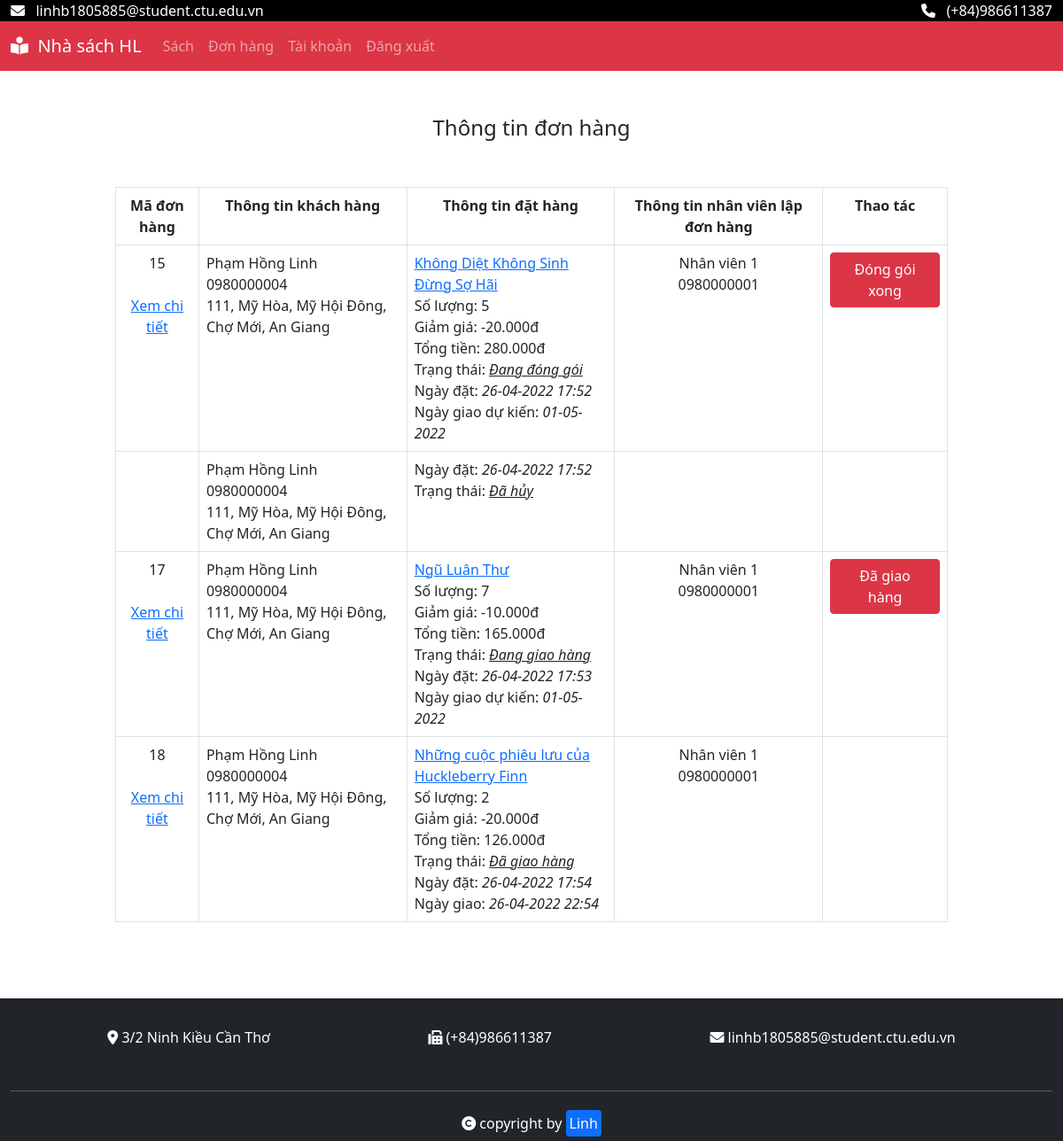
Screenshot of /ADMIN/donhang.php (signed in) with the database file from the repository.
### tables this page shows
CREATE TABLE `dathang` (
  `SoDonDH` int(11) NOT NULL,
  `MSKH` int(11) NOT NULL,
  `MSNV` int(11) DEFAULT NULL,
  `NgayDH` datetime NOT NULL,
  `NgayGH` datetime NOT NULL CHECK (`NgayGH` > `NgayDH`),
  `TrangThaiDH` varchar(30) NOT NULL
);

CREATE TABLE `chitietdathang` (
  `SoDonDH` int(11) NOT NULL,
  `MSHH` int(11) NOT NULL,
  `SoLuong` int(11) NOT NULL,
  `GiaDatHang` int(11) DEFAULT NULL,
  `GiamGia` int(2) DEFAULT NULL
);

CREATE TABLE `khachhang` (
  `MSKH` int(11) NOT NULL,
  `HoTenKH` varchar(50) NOT NULL,
  `Password` varchar(32) NOT NULL,
  `DiaChi` varchar(100) NOT NULL,
  `SoDienThoai` varchar(10) NOT NULL
);

CREATE TABLE `hanghoa` (
  `MSHH` int(11) NOT NULL,
  `TenHH` varchar(100) NOT NULL,
  `MoTaHH` text NOT NULL,
  `Gia` int(11) NOT NULL,
  `SoLuongHang` int(11) NOT NULL,
  `GhiChu` varchar(255) DEFAULT NULL
);

CREATE TABLE `nhanvien` (
  `MSNV` int(11) NOT NULL,
  `HoTenNV` varchar(50) NOT NULL,
  `Password` varchar(32) NOT NULL,
  `ChucVu` varchar(20) NOT NULL,
  `DiaChi` varchar(100) NOT NULL,
  `SoDienThoai` varchar(10) NOT NULL
);

### ADMIN/donhang.php (the view, shortened to what this page needs)
<?php
include("../TONGQUAN/config.php");
?>
<!DOCTYPE html>
<html lang="en">
<head>
    <link rel="stylesheet" href="../TONGQUAN/bootstrap/css/bootstrap.min.css">
    <link rel="stylesheet" href="../TONGQUAN/fontawesome/css/all.min.css">
    <link rel="stylesheet" href="main.css">
</head>
<body>
    <div class="root">
        <div class="container-fluid tophead text-white" style="background-color: black;">
            <p class="float-end">
                <i class="fa-solid fa-phone"></i>
                &nbsp;
                (+84)986611387
            </p>
            <p>
                <i class="fa-solid fa-envelope"></i>
                &nbsp;
                linhb1805885@student.ctu.edu.vn
            </p>
        </div>
        <nav class="navbar navbar-expand-sm navbar-dark bg-danger">
            <div class="container-fluid">
                <a class="navbar-brand" href=""><i class="fas fa-book-reader"></i>&nbsp;&nbsp;Nhà sách HL</a>
                <div class="collapse navbar-collapse" id="mynavbar">
                    <ul class="navbar-nav me-auto">
                        <li class="nav-item">
                            <a class="nav-link" href="quanlysach.php">
                                Sách</a>
                        </li>
                        <li class="nav-item">
                            <a class="nav-link" href="donhang.php">
                                Đơn hàng</a>
                        </li>
                        <?php
                            if(isset($_SESSION["MSNV"])){
                                echo
                                '
                                <li class="nav-item">
                                <a class="nav-link" href="taikhoan_nv.php">Tài khoản</a>
                                </li>
                                ';
                                echo
                                '
                                <li class="nav-item">
                                <a class="nav-link" href="dangxuat_nv.php">Đăng xuất</a>
                                </li>
                                ';
                            }
                        ?>
                    </ul>
                </div>
            </div>
        </nav>
        <div class="mx-auto" style="min-height: 80vh; width: 90%; padding:50px;">
            <h4 class="text-center">
                Thông tin đơn hàng
            </h4>
            <br>
            <div class="table-responsive" style="padding: 20px;">
                <table class="table table-bordered">
                    <tr class="text-center">
                        <th style="width:10%;">
                            Mã đơn hàng
                        </th>
                        <th style="width:25%;">
                            Thông tin khách hàng
                        </th>
                        <th style="width:25%;">
                            Thông tin đặt hàng
                        </th>
                        <th style="width:25%;">
                            Thông tin nhân viên lập đơn hàng
                        </th>
                        <th style="width:15%;">
                            Thao tác
                        </th>
                    </tr>
                    <?php
                        $sql = "select * from dathang join khachhang on dathang.MSKH = khachhang.MSKH
                        left join chitietdathang on dathang.SoDonDH = chitietdathang.SoDonDH
                        left join hanghoa on chitietdathang.MSHH = hanghoa.MSHH
                        left join hinhhh on hanghoa.MSHH = hinhhh.MSHH
                        ";
                        $thongtin = mysqli_fetch_all(mysqli_query($conn, $sql), MYSQLI_ASSOC);
                        if(count($thongtin)>0){
                            foreach($thongtin as $x){
                                echo '<tr>';
                                if($x["TrangThaiDH"]!="Đã hủy")
                                echo '<td class="text-center">'.$x["SoDonDH"].'<br><br><a href="chitiet_donhang.php?SoDonDH='.$x["SoDonDH"].'">Xem chi tiết</a></td>';
                                else{
                                    echo '<td class="text-center">'.$x["SoDonDH"];
                                }
                                echo
                                '
                                <td>
                                    '.$x["HoTenKH"].' <br>
                                    '.$x["SoDienThoai"].' <br>
                                    '.$x["DiaChi"].' <br>
                                </td>
                                ';
                                if($x["TrangThaiDH"]=="Đã hủy")
                                echo
                                '
                                <td>
                                    Ngày đặt: <i>'.date_format(date_create($x["NgayDH"]), "d-m-Y H:i").'</i><br>
                                    Trạng thái: <i><u>'.$x["TrangThaiDH"].'</u></i>
                                </td>
                                ';
                                else{
                                    echo
                                    '
                                    <td>
                                        <a href="../KHACHHANG/chitiet.php?mshh='.$x["MSHH"].'">'.$x["TenHH"].'</a><br>
                                        Số lượng: '.$x["SoLuong"].' <br>
                                        Giảm giá: -'.number_format($x["GiamGia"], 0, ',', '.')."đ".' <br>
                                        Tổng tiền: '.number_format($x["GiaDatHang"], 0, ',', '.')."đ".' <br>
                                        Trạng thái: <i><u>'.$x["TrangThaiDH"].'</u></i><br>
                                        Ngày đặt: <i>'.date_format(date_create($x["NgayDH"]), "d-m-Y H:i").'</i> <br>
                                    ';
                                    if($x["TrangThaiDH"]=="Đã giao hàng"){
                                        echo
                                        '
                                        Ngày giao: <i>'.date_format(date_create($x["NgayGH"]), "d-m-Y H:i").'</i>
                                        </td>
                                        ';
                                    }else{
                                        echo '
                                        Ngày giao dự kiến: <i>'.date_format(date_create($x["NgayGH"]), "d-m-Y").'</i>
                                        </td>';
                                    }
                                }
                                $msnv = $x["MSNV"];
                                $sql = "select * from nhanvien where MSNV='$msnv'";
                                $thongtinnv = mysqli_fetch_all(mysqli_query($conn, $sql), MYSQLI_ASSOC);
                                if(count($thongtinnv)>0) {
                                    $tennv = $thongtinnv[0]["HoTenNV"];
                                    $sdt = $thongtinnv[0]["SoDienThoai"];
                                }else{
                                    $tennv = $sdt = "";
                                }
                                echo
                                '
                                <td class="text-center">
                                    '.$tennv.' <br>
                                    '.$sdt.'
                                </td>
                                ';
                                if($x["TrangThaiDH"]=="Chờ xác nhận"){
                                    echo
                                    '
                                    <td class="text-center">
                                        <form action="xulydonhang.php?cn=xacnhan&id='.$x["SoDonDH"].'" method="post">
                                            <input required class="form-control" name="giamgia" placeholder="Nhập giảm giá" type="number">
                                            <br>
                                            <button style="width:90%" type="submit" class="btn btn-primary">Xác nhận ĐH</button>
                                            <br><br>
                                            <a style="width:90%" href="xulydonhang.php?cn=huy&id='.$x["SoDonDH"].'" class="btn btn-danger">Hủy đơn</a>
                                        </form>
                                    </td>
                                    ';
                                }else if($x["TrangThaiDH"]=="Đang đóng gói"){
                                    echo
                                    '
                                    <td class="text-center">
                                        <a class="btn btn-danger" href="xulydonhang.php?cn=danggiaohang&id='.$x["SoDonDH"].'">Đóng gói xong</a>
                                    </td>
                                    ';
                                }else if($x["TrangThaiDH"]=="Đang giao hàng"){
                                    echo
                                    '
                                    <td class="text-center">
                                        <a class="btn btn-danger" href="xulydonhang.php?cn=dagiaohang&id='.$x["SoDonDH"].'">Đã giao hàng</a>
                                    </td>
                                    ';
                                }else{
                                    echo '<td></td>';
                                }
                                echo '</tr>';
                            }
                        }
                    ?>
                </table>
            </div>
        </div>
        <div class="container-fluid footer bg-dark text-white m-0">
            <div class="row p-3">
                <div class="d-flex p-3 justify-content-around">
                    <div class="">
                        <i class="fas fa-map-marker-alt"></i>
                        3/2 Ninh Kiều Cần Thơ
                    </div>
                    <div class="">
                        <i class="fas fa-fax"></i>
                        (+84)986611387
                    </div>
                    <div class="">
                        <i class="fas fa-envelope"></i>
                        linhb1805885@student.ctu.edu.vn
                    </div>
                </div>
            </div>
            <hr>
            <div class="row text-center">
                <div class="py-2">
                    <i class="fas fa-copyright"></i>
                    copyright by <span class="badges bg-primary rounded p-1">Linh</span>
                </div>
            </div>
        </div>
    </div>
</body>
</html>

### ADMIN/main.css (style rules this page uses)
* { box-sizing: border-box; margin: 0; }
p { margin: 0; }

### rows the page displays
dathang: chitietdathang.SoDonDH "15", MSKH.HoTenKH "Phạm Hồng Linh", MSKH.SoDienThoai "0980000004", MSKH.DiaChi "111, Mỹ Hòa, Mỹ Hội Đông, Chợ Mới, An Giang", hanghoa.TenHH "Không Diệt Không Sinh Đừng Sợ Hãi", chitietdathang.SoLuong "5", chitietdathang.GiamGia "20.000", chitietdathang.GiaDatHang "280.000", TrangThaiDH "Đang đóng gói", NgayDH "26-04-2022 17:52", NgayGH "01-05-2022", MSNV.HoTenNV "Nhân viên 1", MSNV.SoDienThoai "0980000001"
dathang: MSKH.HoTenKH "Phạm Hồng Linh", MSKH.SoDienThoai "0980000004", MSKH.DiaChi "111, Mỹ Hòa, Mỹ Hội Đông, Chợ Mới, An Giang", NgayDH "26-04-2022 17:52", TrangThaiDH "Đã hủy"
dathang: chitietdathang.SoDonDH "17", MSKH.HoTenKH "Phạm Hồng Linh", MSKH.SoDienThoai "0980000004", MSKH.DiaChi "111, Mỹ Hòa, Mỹ Hội Đông, Chợ Mới, An Giang", hanghoa.TenHH "Ngũ Luân Thư", chitietdathang.SoLuong "7", chitietdathang.GiamGia "10.000", chitietdathang.GiaDatHang "165.000", TrangThaiDH "Đang giao hàng", NgayDH "26-04-2022 17:53", NgayGH "01-05-2022", MSNV.HoTenNV "Nhân viên 1", MSNV.SoDienThoai "0980000001"
dathang: chitietdathang.SoDonDH "18", MSKH.HoTenKH "Phạm Hồng Linh", MSKH.SoDienThoai "0980000004", MSKH.DiaChi "111, Mỹ Hòa, Mỹ Hội Đông, Chợ Mới, An Giang", hanghoa.TenHH "Những cuộc phiêu lưu của Huckleberry Finn", chitietdathang.SoLuong "2", chitietdathang.GiamGia "20.000", chitietdathang.GiaDatHang "126.000", TrangThaiDH "Đã giao hàng", NgayDH "26-04-2022 17:54", NgayGH "26-04-2022 22:54", MSNV.HoTenNV "Nhân viên 1", MSNV.SoDienThoai "0980000001"
